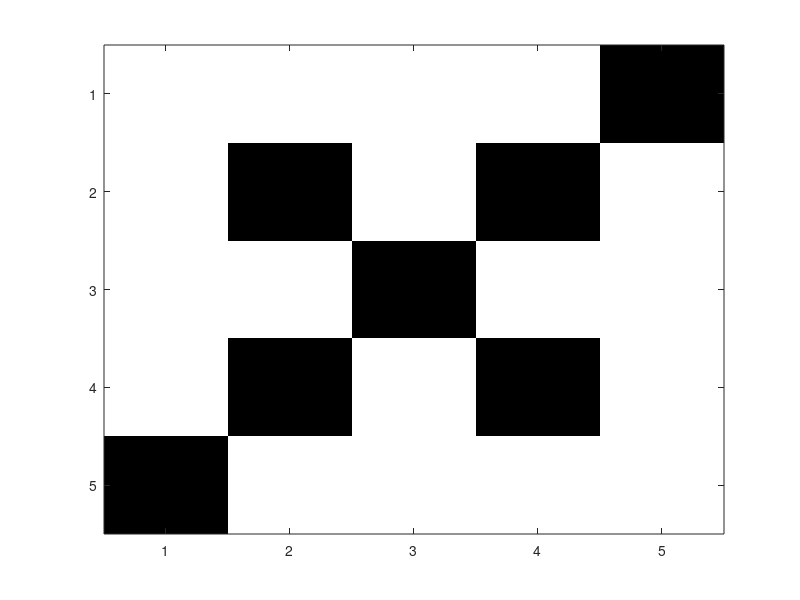

Recreate this plot in MATLAB.
n=input('Lattice size = ');

%Initial state  
s=zeros(n+2,n+2);  
m=floor((n+2)/2);  
s(m,m)=1;

u=255*s(2:n+1,2:n+1);
figure(1), image(u), colormap(gray(255))

%Iterasi sebanyak 100 kali  
for iter=1:100
    %Update state dengan aturan Game of Life  
    st=s;
    for i=2:n+1
        for j=2:n+1
            t_hidup=st(i-1,j-1)+st(i-1,j)+st(i-1,j+1);
            t_hidup=t_hidup+st(i,j-1)+st(i,j)+st(i,j+1);
            t_hidup=t_hidup+st(i+1,j-1)+st(i+1,j)+st(i+1,j+1);  
            if(st(i,j)==0)
                if((t_hidup==1)||(t_hidup==4))  
                    s(i,j)=1;
                end
            else
                if((t_hidup>5)||(t_hidup<2))
                    s(i,j)=0;
                end
            end
        end
    end
    u=255*s(2:n+1,2:n+1);
    figure(1), image(u), colormap(gray(255))  
    drawnow;
end
